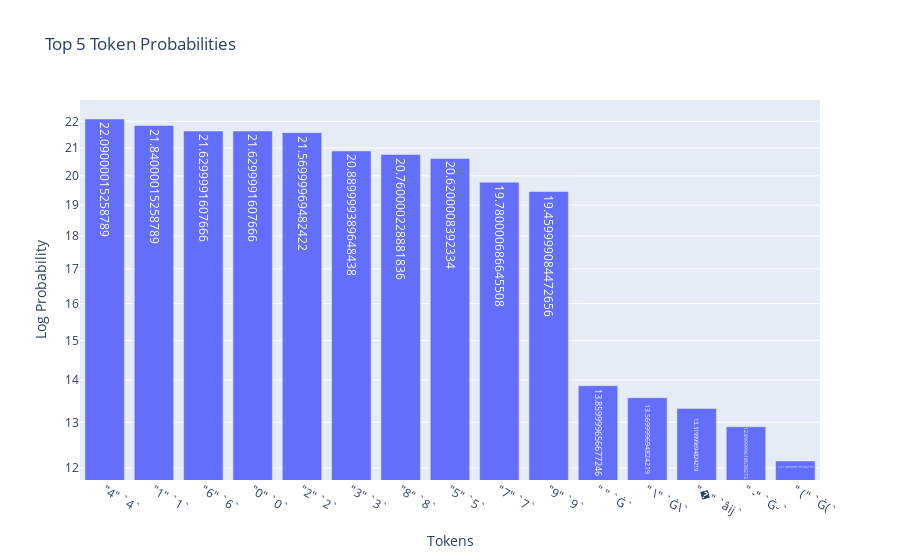

Write notebook code for a chart like this one.
### Markdown cell above
___

Now, let's visualize the top-k logit values.

### Code cell
import plotly.graph_objects as go
import numpy as np

# Convert tensors to numpy arrays and move to CPU 
top_k_logits_values_np = top_k_values.cpu().numpy().flatten()
top_k_logits_indexes_np = top_k_indexes.cpu().numpy().flatten()

# Convert token indices to actual tokens
tokens = tokenizer.convert_ids_to_tokens(top_k_logits_indexes_np)
strings = [tokenizer.convert_tokens_to_string([token]) for token in tokens]

# Create the bar chart
fig = go.Figure(data=[
    go.Bar(
        x=[f'"{string}" `{token}`' for token, string in zip(tokens, strings)],
        y=np.round(top_k_logits_values_np, 2),
        text=np.round(top_k_logits_values_np, 2),  
        textposition='auto'
    )
])

# Update layout for logarithmic y-axis and other customizations
fig.update_layout(
    title='Top 5 Token Outputs',
    xaxis_title='Tokens',
    yaxis_title='Log Probability',
    yaxis_type='log',  
)

# Show the plot
fig.show()

### Figure 1 — Plotly figure (JSON) as saved in the notebook; plotly's stock layout.template omitted (floating-point values rounded to 4 significant figures)
{"data": [{"text": [22.09, 21.84, 21.63, 21.63, 21.57, 20.89, 20.76, 20.62, 19.78, 19.46, 13.86, 13.57, 13.32, 12.9, 12.15], "textposition": "auto", "type": "bar", "x": ["\"4\" `4`", "\"1\" `1`", "\"6\" `6`", "\"0\" `0`", "\"2\" `2`", "\"3\" `3`", "\"8\" `8`", "\"5\" `5`", "\"7\" `7`", "\"9\" `9`", "\" \" `Ġ`", "\" \\\" `Ġ\\`", "\"�\" `âĳ`", "\" -\" `Ġ-`", "\" (\" `Ġ(`"], "y": [22.09, 21.84, 21.63, 21.63, 21.57, 20.89, 20.76, 20.62, 19.78, 19.46, 13.86, 13.57, 13.32, 12.9, 12.15]}], "layout": {"title": {"text": "Top 5 Token Probabilities"}, "xaxis": {"title": {"text": "Tokens"}}, "yaxis": {"title": {"text": "Log Probability"}, "type": "log"}}}
